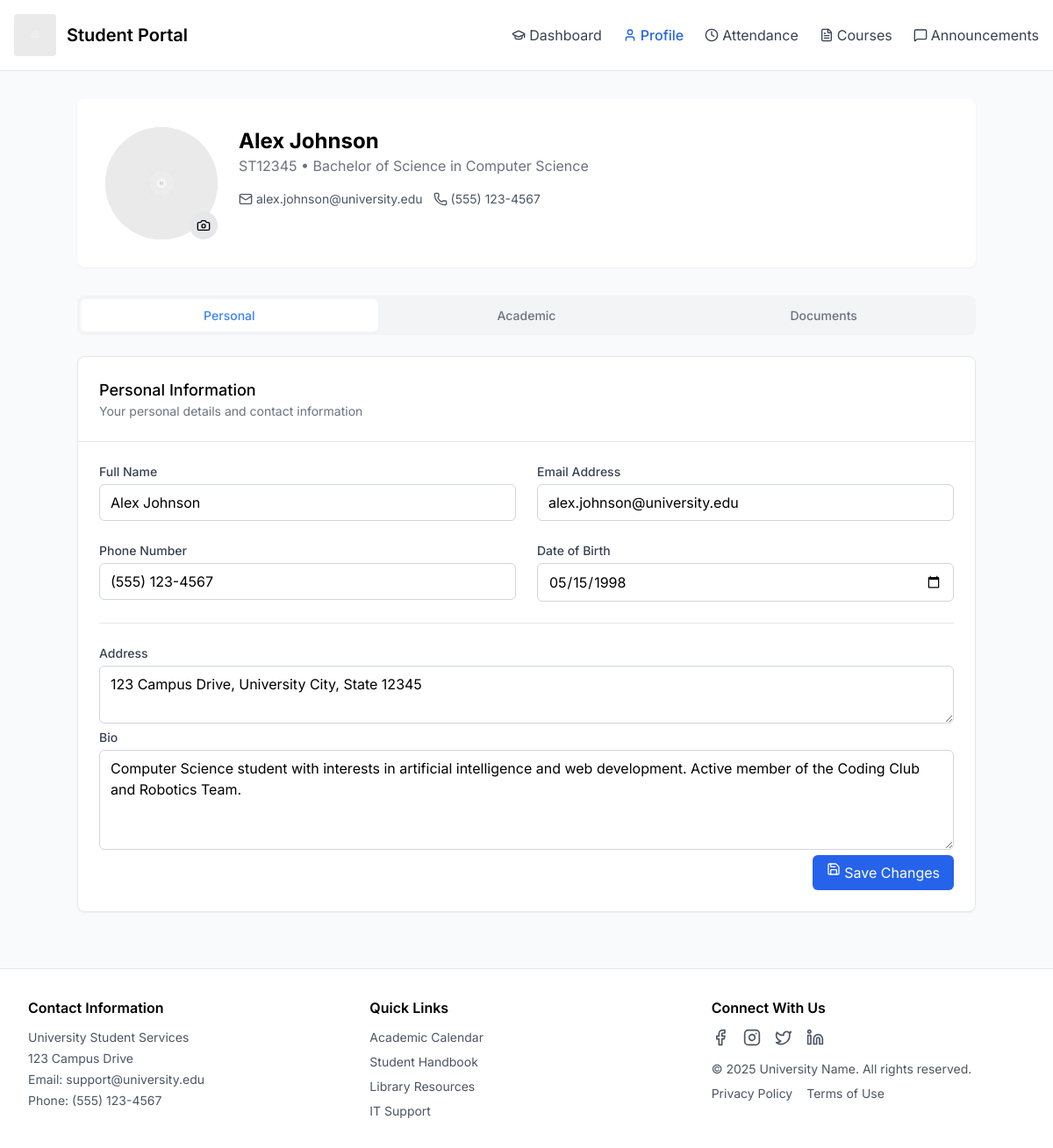
The page /profile.php (signed in) on the database its author committed.
### tables this page shows
CREATE TABLE IF NOT EXISTS students (
    id INT AUTO_INCREMENT PRIMARY KEY,
    student_id VARCHAR(20) NOT NULL UNIQUE,
    name VARCHAR(100) NOT NULL,
    email VARCHAR(100) NOT NULL,
    phone VARCHAR(20),
    date_of_birth DATE,
    address TEXT,
    program_id INT,
    enrollment_year VARCHAR(4),
    advisor_id INT,
    bio TEXT,
    profile_image VARCHAR(255),
    password VARCHAR(255) NOT NULL,
    created_at TIMESTAMP DEFAULT CURRENT_TIMESTAMP,
    updated_at TIMESTAMP DEFAULT CURRENT_TIMESTAMP ON UPDATE CURRENT_TIMESTAMP
);

CREATE TABLE IF NOT EXISTS programs (
    id INT AUTO_INCREMENT PRIMARY KEY,
    program_name VARCHAR(100) NOT NULL,
    department VARCHAR(100),
    expected_graduation VARCHAR(4),
    created_at TIMESTAMP DEFAULT CURRENT_TIMESTAMP
);

### profile.php (the view, shortened to what this page needs)
<?php
require_once 'includes/header.php';
require_once 'config/database.php';
$student_id = $_SESSION['student_id'];
$stmt = $conn->prepare("
    SELECT s.*, p.program_name, p.expected_graduation
    FROM students s
    LEFT JOIN programs p ON s.program_id = p.id
    WHERE s.id = ?
");
$stmt->bind_param("i", $student_id);
$stmt->execute();
$student = $stmt->get_result()->fetch_assoc();
?>
<main class="flex-1 p-4 md:p-8">
    <div class="max-w-5xl mx-auto space-y-8">
        <div class="bg-white rounded-lg shadow-sm p-6 md:p-8">
            <div class="flex flex-col md:flex-row gap-6 items-center md:items-start">
                <div class="relative">
                    <div class="w-32 h-32 rounded-full bg-gray-200 overflow-hidden">
                        <img src="<?php echo !empty($student['profile_image']) ? htmlspecialchars($student['profile_image']) : '/placeholder.svg?height=128&width=128'; ?>" alt="Profile Picture" width="128" height="128" class="object-cover">
                    </div>
                    <button class="absolute bottom-0 right-0 rounded-full p-2 bg-gray-200 hover:bg-gray-300">
                        <i data-lucide="camera" class="h-4 w-4"></i>
                    </button>
                </div>
                <div class="flex-1 text-center md:text-left">
                    <h1 class="text-2xl font-bold"><?php echo htmlspecialchars($student['name']); ?></h1>
                    <p class="text-gray-500">
                        <?php echo htmlspecialchars($student['student_id']); ?> • <?php echo htmlspecialchars($student['program_name']); ?>
                    </p>
                    <div class="flex flex-wrap gap-3 mt-4 justify-center md:justify-start">
                        <div class="flex items-center gap-1 text-sm text-gray-600">
                            <i data-lucide="mail" class="h-4 w-4"></i>
                            <span><?php echo htmlspecialchars($student['email']); ?></span>
                        </div>
                        <div class="flex items-center gap-1 text-sm text-gray-600">
                            <i data-lucide="phone" class="h-4 w-4"></i>
                            <span><?php echo htmlspecialchars($student['phone']); ?></span>
                        </div>
                    </div>
                </div>
            </div>
        </div>
        <div class="tabs">
            <div class="grid grid-cols-3 md:w-[400px] bg-gray-100 p-1 rounded-lg">
                <button class="tab-button active" data-tab="personal">Personal</button>
                <button class="tab-button" data-tab="academic">Academic</button>
                <button class="tab-button" data-tab="documents">Documents</button>
            </div>
            <div id="personal-tab" class="tab-content active mt-6 space-y-6">
                <div class="bg-white rounded-lg border shadow-sm">
                    <div class="p-6 border-b">
                        <h2 class="text-lg font-medium">Personal Information</h2>
                        <p class="text-sm text-gray-500">Your personal details and contact information</p>
                    </div>
                    <div class="p-6 space-y-6">
                        <form action="profile.php" method="POST">
                            <div class="grid grid-cols-1 md:grid-cols-2 gap-6">
                                <div class="form-group">
                                    <label for="fullName" class="block text-sm font-medium text-gray-700 mb-1">Full Name</label>
                                    <input type="text" id="fullName" name="fullName" class="w-full px-3 py-2 border border-gray-300 rounded-md" value="<?php echo htmlspecialchars($student['name']); ?>">
                                </div>
                                <div class="form-group">
                                    <label for="email" class="block text-sm font-medium text-gray-700 mb-1">Email Address</label>
                                    <input type="email" id="email" name="email" class="w-full px-3 py-2 border border-gray-300 rounded-md" value="<?php echo htmlspecialchars($student['email']); ?>">
                                </div>
                                <div class="form-group">
                                    <label for="phone" class="block text-sm font-medium text-gray-700 mb-1">Phone Number</label>
                                    <input type="tel" id="phone" name="phone" class="w-full px-3 py-2 border border-gray-300 rounded-md" value="<?php echo htmlspecialchars($student['phone']); ?>">
                                </div>
                                <div class="form-group">
                                    <label for="dob" class="block text-sm font-medium text-gray-700 mb-1">Date of Birth</label>
                                    <input type="date" id="dob" name="dob" class="w-full px-3 py-2 border border-gray-300 rounded-md" value="<?php echo htmlspecialchars($student['date_of_birth']); ?>">
                                </div>
                            </div>
                            <hr class="my-6 border-gray-200">
                            <div class="form-group">
                                <label for="address" class="block text-sm font-medium text-gray-700 mb-1">Address</label>
                                <textarea id="address" name="address" rows="2" class="w-full px-3 py-2 border border-gray-300 rounded-md"><?php echo htmlspecialchars($student['address']); ?></textarea>
                            </div>
                            <div class="form-group">
                                <label for="bio" class="block text-sm font-medium text-gray-700 mb-1">Bio</label>
                                <textarea id="bio" name="bio" rows="4" class="w-full px-3 py-2 border border-gray-300 rounded-md" placeholder="Tell us about yourself..."><?php echo htmlspecialchars($student['bio']); ?></textarea>
                            </div>
                            <div class="flex justify-end">
                                <button type="submit" name="update_profile" class="flex gap-1 px-4 py-2 bg-blue-600 text-white rounded-md hover:bg-blue-700">
                                    <i data-lucide="save" class="h-4 w-4"></i>
                                    <span>Save Changes</span>
                                </button>
                            </div>
                        </form>
                    </div>
                </div>
            </div>
        </div>
    </div>
</main>
<?php
require_once 'includes/footer.php';
?>

### includes/header.php (shortened to what this page needs)
<?php
$current_page = basename($_SERVER['PHP_SELF'], '.php');
?>
<!DOCTYPE html>
<html lang="en">
<head>
    <link href="https://cdn.jsdelivr.net/npm/tailwindcss@2.2.19/dist/tailwind.min.css" rel="stylesheet">
</head>
<body class="min-h-screen flex flex-col bg-gray-50">
    <div class="hidden md:flex items-center justify-between p-4 bg-white border-b">
        <div class="flex items-center gap-3">
            <img src="/placeholder.svg?height=48&width=48" alt="University Logo" width="48" height="48" class="rounded">
            <span class="font-semibold text-xl">Student Portal</span>
        </div>
        <nav class="flex items-center gap-6">
            <a href="index.php" class="<?php echo $current_page == 'index' ? 'text-blue-600 font-medium' : 'text-gray-700 hover:text-blue-600'; ?> flex items-center gap-1">
                <i data-lucide="graduation-cap" class="h-4 w-4"></i>
                <span>Dashboard</span>
            </a>
            <a href="profile.php" class="<?php echo $current_page == 'profile' ? 'text-blue-600 font-medium' : 'text-gray-700 hover:text-blue-600'; ?> flex items-center gap-1">
                <i data-lucide="user" class="h-4 w-4"></i>
                <span>Profile</span>
            </a>
            <a href="attendance.php" class="<?php echo $current_page == 'attendance' ? 'text-blue-600 font-medium' : 'text-gray-700 hover:text-blue-600'; ?> flex items-center gap-1">
                <i data-lucide="clock" class="h-4 w-4"></i>
                <span>Attendance</span>
            </a>
            <a href="#" class="text-gray-700 hover:text-blue-600 flex items-center gap-1">
                <i data-lucide="file-text" class="h-4 w-4"></i>
                <span>Courses</span>
            </a>
            <a href="#" class="text-gray-700 hover:text-blue-600 flex items-center gap-1">
                <i data-lucide="message-square" class="h-4 w-4"></i>
                <span>Announcements</span>
            </a>
        </nav>
    </div>

### includes/footer.php (shortened to what this page needs)
    <footer class="bg-white border-t p-6 md:p-8 mt-8">
        <div class="max-w-7xl mx-auto">
            <div class="grid md:grid-cols-3 gap-8">
                <div>
                    <h3 class="font-semibold mb-3">Contact Information</h3>
                    <address class="not-italic text-sm text-gray-600 space-y-1">
                        <p>University Student Services</p>
                        <p>123 Campus Drive</p>
                        <p>Email: support@university.edu</p>
                        <p>Phone: (555) 123-4567</p>
                    </address>
                </div>
                <div>
                    <h3 class="font-semibold mb-3">Quick Links</h3>
                    <ul class="text-sm space-y-2">
                        <li><a href="#" class="text-gray-600 hover:text-blue-600">Academic Calendar</a></li>
                        <li><a href="#" class="text-gray-600 hover:text-blue-600">Student Handbook</a></li>
                        <li><a href="#" class="text-gray-600 hover:text-blue-600">Library Resources</a></li>
                        <li><a href="#" class="text-gray-600 hover:text-blue-600">IT Support</a></li>
                    </ul>
                </div>
                <div>
                    <h3 class="font-semibold mb-3">Connect With Us</h3>
                    <div class="flex gap-4">
                        <a href="#" class="text-gray-600 hover:text-blue-600">
                            <svg xmlns="http://www.w3.org/2000/svg" width="24" height="24" viewBox="0 0 24 24" fill="none" stroke="currentColor" stroke-width="2" stroke-linecap="round" stroke-linejoin="round" class="h-5 w-5">
                                <path d="M18 2h-3a5 5 0 0 0-5 5v3H7v4h3v8h4v-8h3l1-4h-4V7a1 1 0 0 1 1-1h3z"></path>
                            </svg>
                        </a>
                        <a href="#" class="text-gray-600 hover:text-blue-600">
                        </a>
                        <a href="#" class="text-gray-600 hover:text-blue-600">
                        </a>
                        <a href="#" class="text-gray-600 hover:text-blue-600">
                        </a>
                    </div>
                    <div class="mt-4 text-sm text-gray-600">
                        <p>© <?php echo date('Y'); ?> University Name. All rights reserved.</p>
                        <div class="mt-2 flex gap-4">
                            <a href="#" class="hover:text-blue-600">Privacy Policy</a>
                            <a href="#" class="hover:text-blue-600">Terms of Use</a>
                        </div>
                    </div>
                </div>
            </div>
        </div>
    </footer>
</body>
</html>

### includes/header.php (style rules this page uses)
body { font-family: 'Inter', sans-serif; }
.tab-content { display: none; }
.tab-content.active { display: block; }
.tab-button { padding: 0.5rem 1rem; border-radius: 0.375rem; font-size: 0.875rem; font-weight: 500; color: #6b7280; transition: background-color 0.2s, color 0.2s; }
.tab-button.active { background-color: white; color: #3b82f6; }

### rows shown on the page
students: name "Alex Johnson", student "ST12345", program.program_name "Bachelor of Science in Computer Science", email "alex.johnson@university.edu", phone "(555) 123-4567", fullName "Alex Johnson", dob "05/15/1998", address "123 Campus Drive, University City, State 12345", bio "Computer Science student with interests in artificial intelligence and web development. Active member of the Coding Club and Robotics Team."
